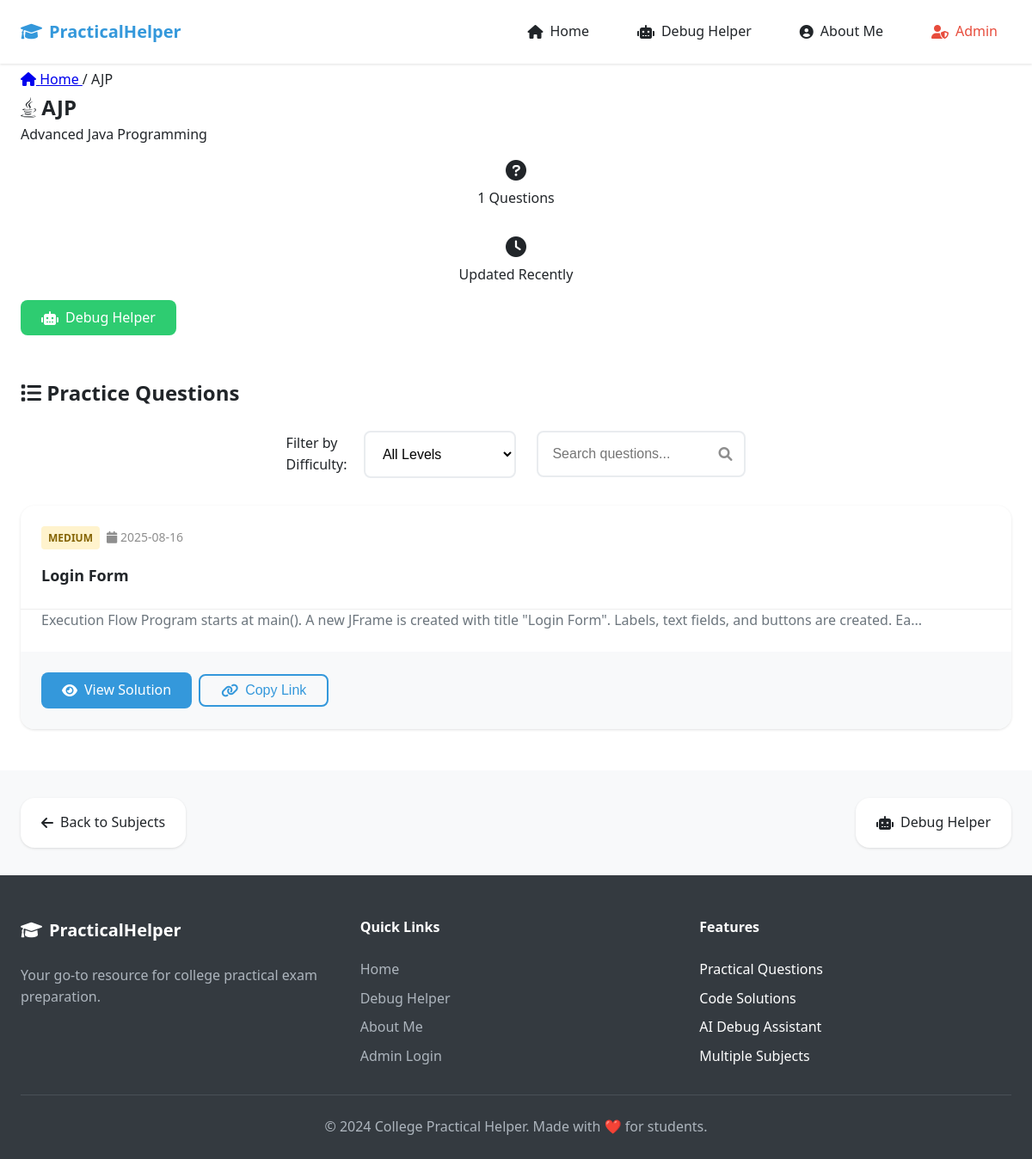
Screenshot of /subject/1 with the database file from the repository.
### tables this page shows
CREATE TABLE subjects (
                id INTEGER PRIMARY KEY AUTOINCREMENT,
                name TEXT NOT NULL UNIQUE,
                description TEXT,
                color TEXT DEFAULT '#3498db',
                created_at TIMESTAMP DEFAULT CURRENT_TIMESTAMP
            );

CREATE TABLE questions (
                id INTEGER PRIMARY KEY AUTOINCREMENT,
                subject_id INTEGER NOT NULL,
                title TEXT NOT NULL,
                question_text TEXT NOT NULL,
                code_answer TEXT NOT NULL,
                difficulty TEXT DEFAULT 'Medium',
                created_at TIMESTAMP DEFAULT CURRENT_TIMESTAMP,
                FOREIGN KEY (subject_id) REFERENCES subjects (id) ON DELETE CASCADE
            );

### app.py (the view)
@app.route('/subject/<int:subject_id>')
def subject_questions(subject_id):
    conn = get_db_connection()
    subject = conn.execute('SELECT * FROM subjects WHERE id = ?', (subject_id,)).fetchone()
    if not subject:
        flash('Subject not found!', 'error')
        return redirect(url_for('home'))
    questions = conn.execute('''
        SELECT * FROM questions
        WHERE subject_id = ?
        ORDER BY created_at DESC
    ''', (subject_id,)).fetchall()
    conn.close()
    return render_template('subject_questions.html', subject=subject, questions=questions)

### app.py (called while the page is built)
def get_db_connection():
    conn = sqlite3.connect(DATABASE)
    conn.row_factory = sqlite3.Row
    return conn

### templates/subject_questions.html (shortened to what this page needs)
{% extends "base.html" %}
{% block content %}
<section class="subject-header" style="--subject-color: {{ subject.color }};">
    <div class="container">
        <div class="subject-header-content">
            <div class="subject-info">
                <div class="subject-breadcrumb">
                    <a href="{{ url_for('home') }}">
                        <i class="fas fa-home"></i> Home
                    </a>
                    <span class="breadcrumb-separator">/</span>
                    <span>{{ subject.name }}</span>
                </div>
                <h1 class="subject-title">
                    <i class="{% if subject.name == 'AJP' %}fab fa-java{% elif subject.name == 'DSV' %}fas fa-chart-bar{% elif subject.name == 'DAA' %}fas fa-project-diagram{% elif subject.name == 'DBMS' %}fas fa-database{% elif subject.name == 'Web Tech' %}fab fa-html5{% else %}fas fa-code{% endif %}"></i>
                    {{ subject.name }}
                </h1>
                <p class="subject-desc">{{ subject.description or 'Practical questions and solutions' }}</p>
                <div class="subject-stats">
                    <div class="stat">
                        <i class="fas fa-question-circle"></i>
                        <span>{{ questions|length }} Questions</span>
                    </div>
                    <div class="stat">
                        <i class="fas fa-clock"></i>
                        <span>Updated Recently</span>
                    </div>
                </div>
            </div>
            <div class="subject-actions">
                <a href="{{ url_for('debug_helper') }}" class="btn btn-secondary">
                    <i class="fas fa-robot"></i>
                    Debug Helper
                </a>
            </div>
        </div>
    </div>
</section>
<section class="questions-section">
    <div class="container">
        {% if questions %}
            <div class="questions-header">
                <h2>
                    <i class="fas fa-list"></i>
                    Practice Questions
                </h2>
                <div class="questions-filters">
                    <div class="filter-group">
                        <label for="difficultyFilter">Filter by Difficulty:</label>
                        <select id="difficultyFilter" class="form-select">
                            <option value="">All Levels</option>
                        </select>
                    </div>
                    <div class="search-box">
                        <input type="text" id="searchInput" placeholder="Search questions..." class="form-input">
                        <i class="fas fa-search"></i>
                    </div>
                </div>
            </div>
            <div class="questions-grid" id="questionsGrid">
                {% for question in questions %}
                    <div class="question-card" data-difficulty="{{ question.difficulty }}" data-title="{{ question.title.lower() }}">
                        <div class="question-header">
                            <div class="question-meta">
                                <span class="difficulty-badge difficulty-{{ question.difficulty.lower() }}">
                                    {{ question.difficulty }}
                                </span>
                                <span class="question-date">
                                    <i class="fas fa-calendar"></i>
                                    {{ question.created_at.split()[0] if question.created_at else 'Recent' }}
                                </span>
                            </div>
                            <h3 class="question-title">{{ question.title }}</h3>
                        </div>
                        <div class="question-preview">
                            <p>{{ question.question_text[:150] }}{% if question.question_text|length > 150 %}...{% endif %}</p>
                        </div>
                        <div class="question-footer">
                            <div class="question-actions">
                                <a href="{{ url_for('question_detail', question_id=question.id) }}" class="btn btn-primary">
                                    <i class="fas fa-eye"></i>
                                    View Solution
                                </a>
                                <button class="btn btn-outline copy-link-btn" onclick="copyQuestionLink({{ question.id }})">
                                    <i class="fas fa-link"></i>
                                    Copy Link
                                </button>
                            </div>
                        </div>
                    </div>
                {% endfor %}
            </div>
        {% endif %}
    </div>
</section>
<section class="quick-actions-mini">
    <div class="container">
        <div class="actions-row">
            <a href="{{ url_for('home') }}" class="action-item">
                <i class="fas fa-arrow-left"></i>
                <span>Back to Subjects</span>
            </a>
            <a href="{{ url_for('debug_helper') }}" class="action-item">
                <i class="fas fa-robot"></i>
                <span>Debug Helper</span>
            </a>
        </div>
    </div>
</section>
{% endblock %}

### rows the page displays
subjects: name "AJP", description "Advanced Java Programming"
questions: difficulty "MEDIUM", created_at "2025-08-16", title "Login Form", question_text "Execution Flow Program starts at main(). A new JFrame is created with title \"Login Form\". Labels, text fields, and buttons are created. Ea"

### other values shown
{{ questions|length }} "1"
